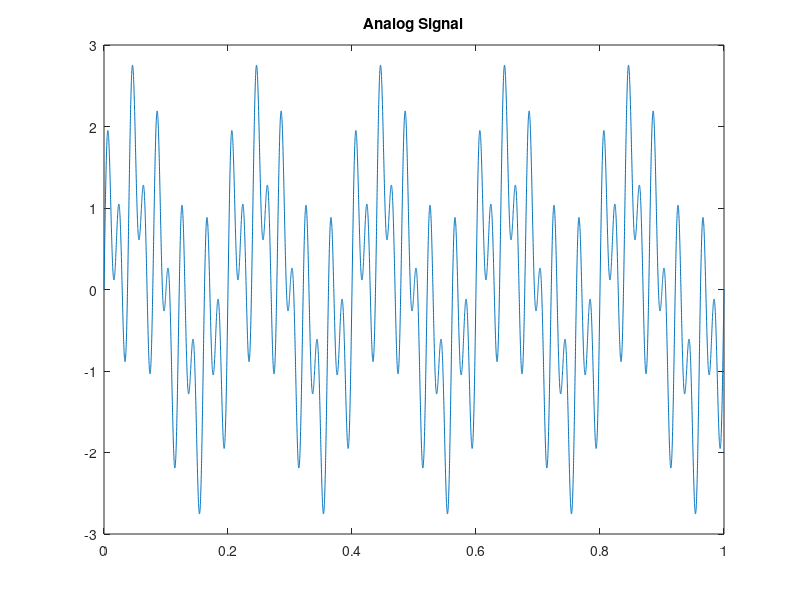
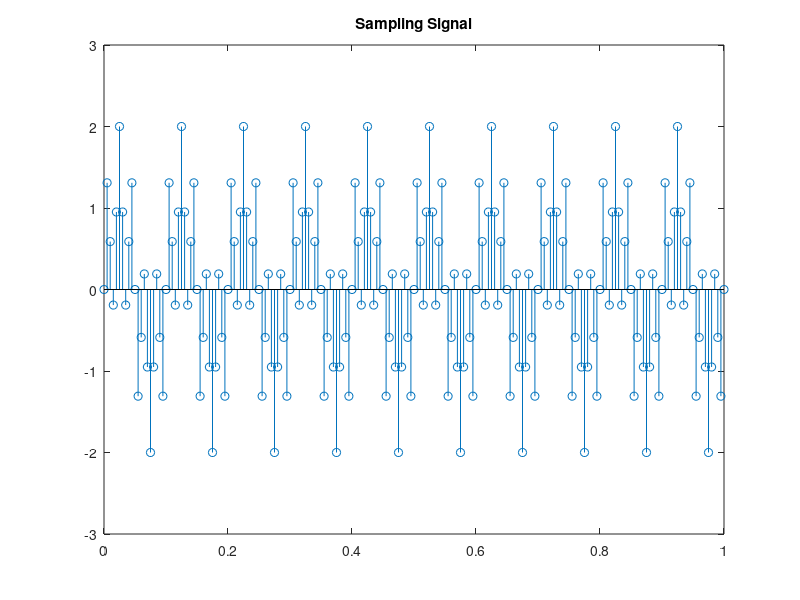
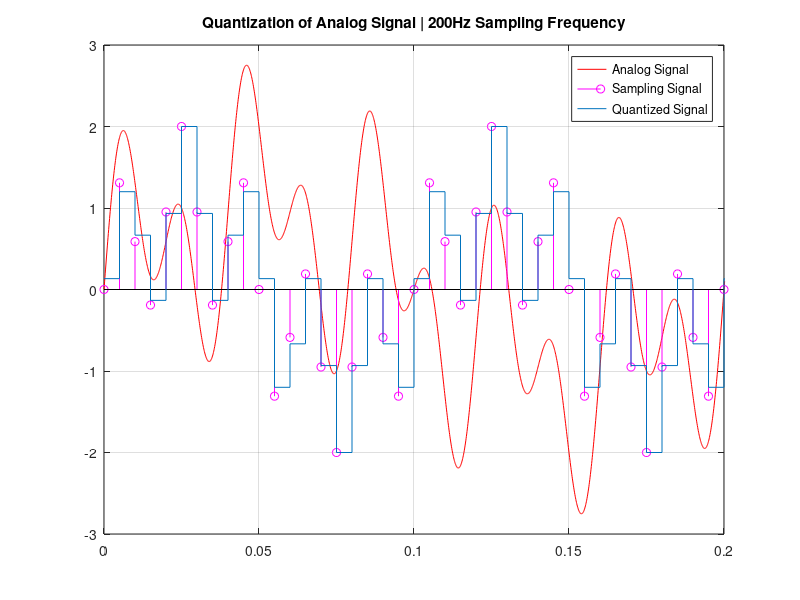

Source code (MATLAB) for these figures, in order: (Note: this script raises an error after producing the figures.)
%% Task B Step-7 for 4bit

%% Analog SIgnal 

f1=10;
f2=50;
f3=100;
nB=4; %No. of bits %CHANGED FROM PREVIOUS CODES
Level=2^nB;

N=2;
n1=0:0.0001:N-1;
y = sin(2*pi*f1*n1/N) + sin(2*pi*f2*n1/N) + sin(2*pi*f3*n1/N);
figure(1)
plot(n1,y);
hold on
title('Analog Signal')
hold off

%% Sampling 

fsD=2*f3;    % Sampling frequency fs=200Hz
n2=0:1/fsD:N-1;
ys = sin(2*pi*f1*n2) + sin(2*pi*f2*n2) + sin(2*pi*f3*n2);
figure(2)
stem(n2,ys);
title('Sampling Signal')
hold off

%% Quantization

step=(max(ys)-min(ys))/(Level-1) %We get 1 slot less than the level

for i=1:Level
    L(i)=min(ys)+ step*(i-1); %First L1, then L1+step , next L1+step*2, then L1+step*3
end

yq=ys;

%Level Assignment
for m=1:length(L)-1;
    p= yq>L(m) & yq<L(m+1) & abs(yq-L(m)) < abs (yq-L(m+1));
    yq(p)= L(m);
    
    p= yq>L(m) & yq<L(m+1) & abs(yq-L(m)) > abs (yq-L(m+1));
    yq(p)=L(m+1);
end

figure(3)
stem(n2,yq)
hold off

figure(3)
plot(n1,y,'r');
hold on
stem(n2,ys,'m');
hold on
stairs(n2,yq);
xlim([0 0.2])
legend ('Analog Signal','Sampling Signal', 'Quantized Signal');
title('Quantization of Analog Signal | 200Hz Sampling Frequency')
grid on

%% Determination of Power
Noise_Power = 20*log(step^2/12)

%% Determination of SQNR 

sA= meansqr(ys)/((step^2)/12); %NOT dB value
sqnrA=10*log10(sA)%dB Value
sqnrB=1.76+(6*nB) %dB Value

%% Reconstruct

figure (4)
subplot(221);
plot(n1,y,'r','Linewidth',2);
title ('Original Signal')
xlim([0 0.3])
hold on
subplot(222);
stem (n2,ys,'Linewidth',2)
title ('Sampled Signal')
xlim([0 0.3])
hold on
subplot(223);
stem (n2,yq,'Linewidth',2)
title ('Quantized Signal')
xlim([0 0.3])
hold on
yr=interp1(n2,yq,n2);
subplot(224);
plot(n2,yr,'r','Linewidth',2);
title ('Reconstructed Signal')
xlim([0 0.3])









